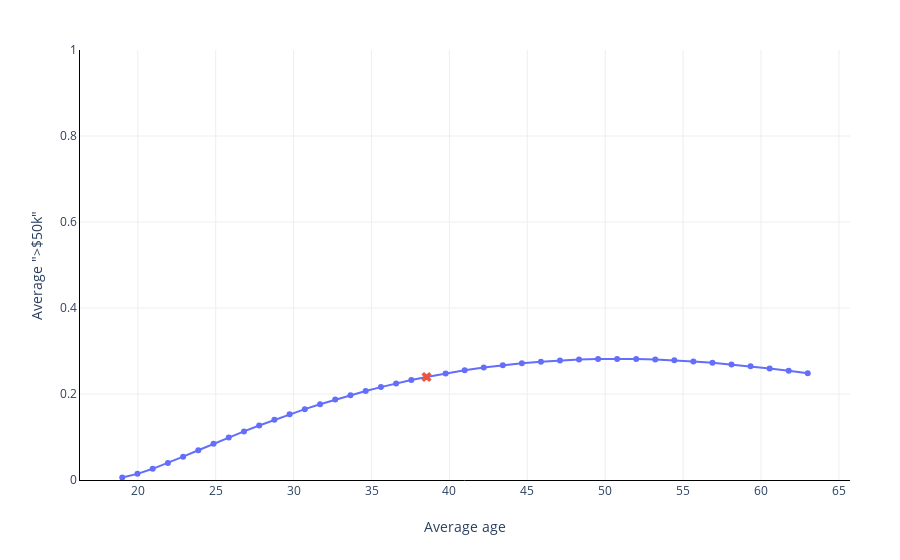
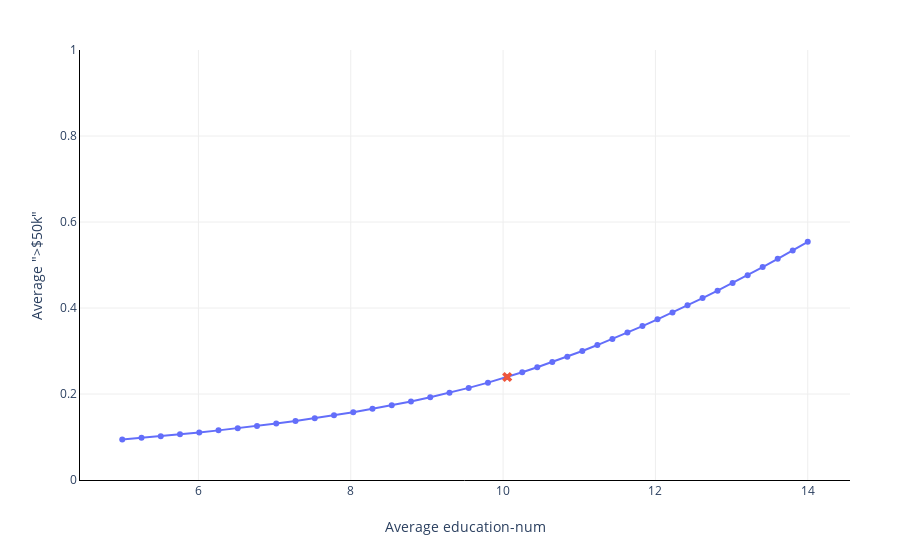

Source (notebook cell) for these figures, in order:
### Markdown cell above
Clearly we see that the model believes that the probability of having a salary above $50k increases with the amount of education. Although this might seem like an obvious statement, it's good to confirm that the model is seeing it. Moreover, it's helpful to be able to quantify by how much the model changes it's predictions.

To plot multiple charts in the same cell, we need to call the `.show()` method:

### Code cell
explainer.plot_bias(
    X_test=X_test['age'],
    y_pred=y_pred
).show()
explainer.plot_bias(
    X_test=X_test['education-num'],
    y_pred=y_pred
).show()

### Figure 1 — Plotly figure (JSON) as saved in the notebook; plotly's stock layout.template omitted (floating-point values rounded to 4 significant figures)
{"data": [{"hoverinfo": "x+y", "mode": "lines+markers", "showlegend": false, "type": "scatter", "x": [19, 19.98, 20.95, 21.93, 22.91, 23.88, 24.86, 25.84, 26.81, 27.79, 28.77, 29.74, 30.72, 31.7, 32.67, 33.65, 34.63, 35.6, 36.58, 37.56, 38.53, 39.76, 40.98, 42.2, 43.43, 44.65, 45.87, 47.1, 48.32, 49.54, 50.77, 51.99, 53.21, 54.44, 55.66, 56.88, 58.11, 59.33, 60.55, 61.78, 63], "y": [0.005798, 0.01425, 0.02601, 0.0397, 0.05433, 0.06928, 0.08419, 0.09883, 0.1131, 0.1268, 0.1401, 0.1527, 0.1648, 0.1762, 0.1871, 0.1974, 0.207, 0.2161, 0.2245, 0.2323, 0.2396, 0.2478, 0.2551, 0.2615, 0.267, 0.2715, 0.2752, 0.2781, 0.2801, 0.2813, 0.2816, 0.2812, 0.2801, 0.2782, 0.2757, 0.2725, 0.2687, 0.2644, 0.2595, 0.2541, 0.2482]}, {"hoverinfo": "text", "marker": {"size": 9, "symbol": "x"}, "mode": "markers", "name": "Original mean", "showlegend": false, "text": ["Dataset mean"], "type": "scatter", "x": [38.53], "y": [0.2396]}], "layout": {"margin": {"r": 50, "t": 50}, "plot_bgcolor": "white", "xaxis": {"gridcolor": "#eee", "linecolor": "black", "showgrid": true, "showline": true, "title": {"text": "Average age"}, "zeroline": false}, "yaxis": {"gridcolor": "#eee", "linecolor": "black", "range": [0, 1], "showgrid": true, "showline": true, "title": {"text": "Average \">$50k\""}}}}

### Figure 2 — Plotly figure (JSON) as saved in the notebook; plotly's stock layout.template omitted (floating-point values rounded to 4 significant figures)
{"data": [{"hoverinfo": "x+y", "mode": "lines+markers", "showlegend": false, "type": "scatter", "x": [5, 5.253, 5.505, 5.758, 6.011, 6.264, 6.516, 6.769, 7.022, 7.274, 7.527, 7.78, 8.033, 8.285, 8.538, 8.791, 9.043, 9.296, 9.549, 9.801, 10.05, 10.25, 10.45, 10.65, 10.84, 11.04, 11.24, 11.44, 11.63, 11.83, 12.03, 12.22, 12.42, 12.62, 12.82, 13.01, 13.21, 13.41, 13.61, 13.8, 14], "y": [0.09436, 0.09805, 0.102, 0.1062, 0.1107, 0.1154, 0.1204, 0.1258, 0.1314, 0.1374, 0.1437, 0.1505, 0.1577, 0.1655, 0.1738, 0.1827, 0.1924, 0.2029, 0.2142, 0.2264, 0.2396, 0.2505, 0.2621, 0.2742, 0.2869, 0.3001, 0.3138, 0.3281, 0.3428, 0.358, 0.3736, 0.3897, 0.4061, 0.4231, 0.4404, 0.4582, 0.4764, 0.4951, 0.5143, 0.5339, 0.554]}, {"hoverinfo": "text", "marker": {"size": 9, "symbol": "x"}, "mode": "markers", "name": "Original mean", "showlegend": false, "text": ["Dataset mean"], "type": "scatter", "x": [10.05], "y": [0.2396]}], "layout": {"margin": {"r": 50, "t": 50}, "plot_bgcolor": "white", "xaxis": {"gridcolor": "#eee", "linecolor": "black", "showgrid": true, "showline": true, "title": {"text": "Average education-num"}, "zeroline": false}, "yaxis": {"gridcolor": "#eee", "linecolor": "black", "range": [0, 1], "showgrid": true, "showline": true, "title": {"text": "Average \">$50k\""}}}}
